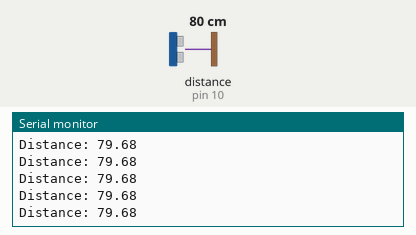
A sketch run on a simulated Arduino Uno, built with avr-gcc and run on an emulated ATmega328P. Parts: the last lines printed to the serial monitor. Wiring (inferred from the names in the program): ultrasonic range finder: trigger pin 9; echo pin 10. The test bench sets the inputs (shaded band); at power-on: distance to the obstacle (sensor on pin 10) 80 cm. The echo pulse lasts 58.3 µs per cm.

Above: at 1.2 s.
1.3 s: distance to the obstacle (sensor on pin 10) set to 120 cm
At 1.49 s:
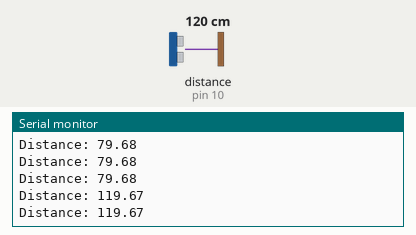
4.3 s: distance to the obstacle (sensor on pin 10) set to 2 cm
At 4.3 s:
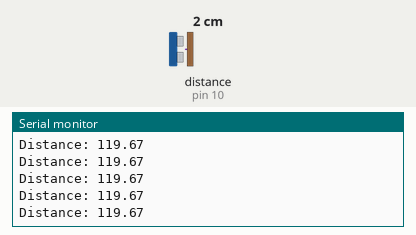
5.8 s: distance to the obstacle (sensor on pin 10) set to 299 cm
At 5.83 s:
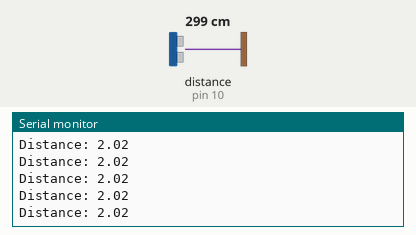
Timing chart, 0 to 8.8 s (numbered marks = the images above; inputs shaded):
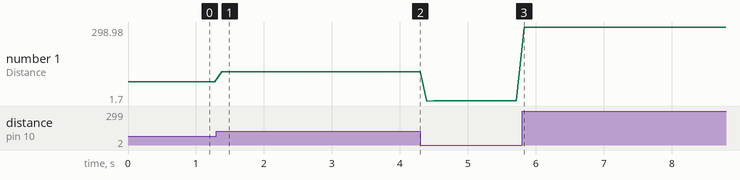

Measured:
- after the input at 1.3 s, the serial monitor: prints a new line after 0.08 s (image 1)
- plotted number 1: 79.68 → 119.67 after the input at 1.3 s, 119.67 → 2.02 after the input at 4.3 s, 2.02 → 298.65 after the input at 5.8 s

The sketch:

sketch_mar15k.ino
```cpp
const int trigPin = 9;
const int echoPin = 10;

float duration, distance;

void setup() {
  pinMode(trigPin, OUTPUT);
  pinMode(echoPin, INPUT);
  Serial.begin(9600);
}

void loop() {
  digitalWrite(trigPin, LOW);
  delayMicroseconds(2);
  digitalWrite(trigPin, HIGH);
  delayMicroseconds(5);
  digitalWrite(trigPin, LOW);

  duration = pulseIn(echoPin, HIGH);
  //Serial.print("duration: ");
  //Serial.println(duration);
  distance = (duration*.0343)/2;
  Serial.print("Distance: ");
  Serial.println(distance);
  delay(100);
}
```
